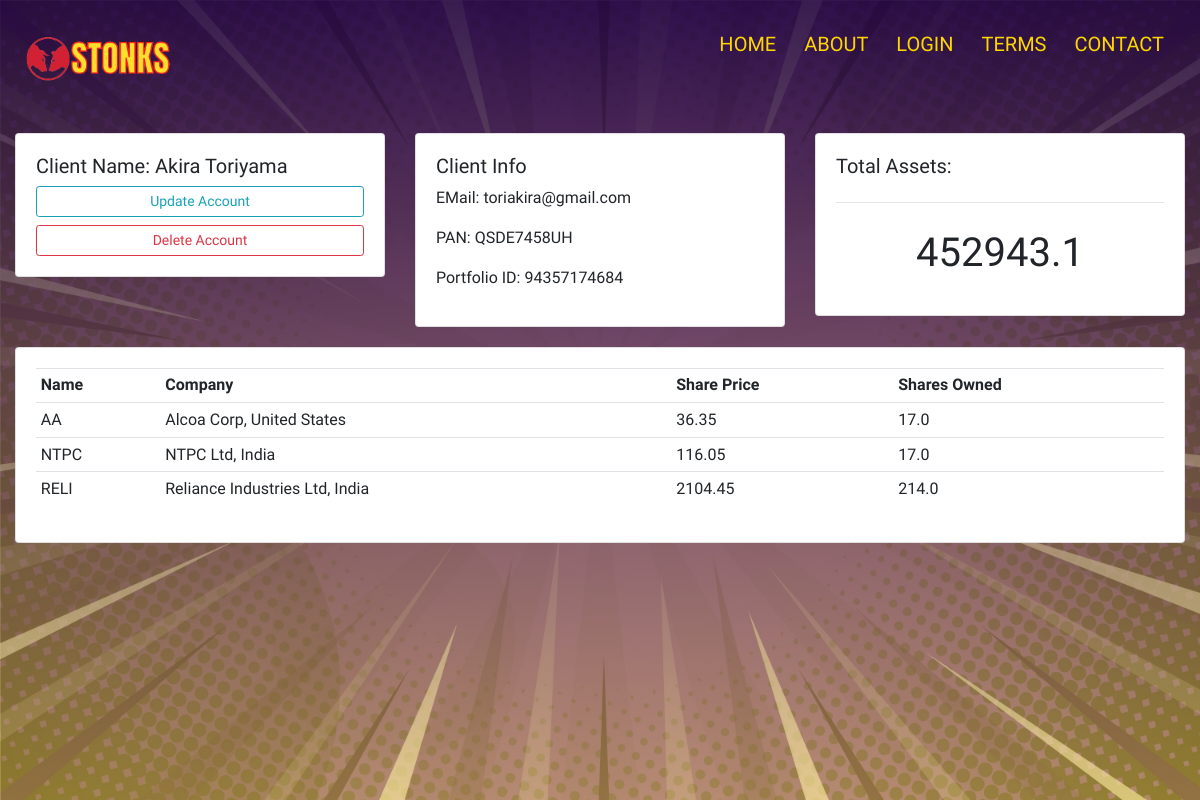
Screenshot of /client/5/ with the database file from the repository.
### accounts/models.py (models this page shows, shortened)
class Client(models.Model):
    CID = models.CharField(max_length = 12)
    Name = models.CharField(max_length = 50)
    Email = models.EmailField()
    Portfolio_ID = models.CharField(max_length = 15)
    PAN = models.CharField(max_length = 14)
    data_created = models.DateTimeField(auto_now_add = True)
    Password = models.CharField(max_length=20,default="1234")

class Client_Stock(models.Model):
    CID = models.ForeignKey(Client, on_delete = models.CASCADE)
    SID = models.ForeignKey(Stock, on_delete = models.CASCADE)
    Shares = models.FloatField()
    data_created = models.DateTimeField(auto_now_add=True)

class Stock(models.Model):
    SID = models.CharField(max_length=12)
    Name = models.CharField(max_length = 50)
    Price = models.FloatField()
    Company = models.CharField(max_length=50)
    data_created = models.DateTimeField(auto_now_add=True)

### accounts/views.py (the view)
# urls.py: path('client/<str:ID>/', views.client, name='client'),
def client(request, ID):
    client = Client.objects.get(id = ID)
    stocks = client.client_stock_set.all()
    assets = 0
    for S in stocks:
        assets += (S.Shares*S.SID.Price)
    context = {'client': client, 'stocks': stocks, 'assets': assets}
    return render(request, 'accounts/client.html', context)

### accounts/templates/accounts/client.html (shortened to what this page needs)
{% load static %}
<!DOCTYPE html>
<html>
<head>
	<link rel="stylesheet" href="https://stackpath.bootstrapcdn.com/bootstrap/4.3.1/css/bootstrap.min.css">
    <link rel="stylesheet" type="text/css" href="{% static '/css/client.css' %}">
</head>
<body>
    <section class="header">
	<nav>
        <a href="{% url 'home' %}"><img src="{% static '/images/03.png' %}"></a>
        <div class="nav-links">
            <ul>
                <li> <a href="{% url 'home' %}">HOME</a></li>
                <li> <a href="{% url 'about' %}">ABOUT</a></li>
                <li> <a href="{% url 'login' %}">LOGIN</a></li>
                <li> <a href="{% url 'terms' %}">TERMS</a></li>
                <li> <a href="{% url 'contact' %}">CONTACT</a></li>
            </ul>
        </div>
    </nav>
	<div class="container-fluid">
        <br>
        <div class="row">
            <div class="col-md">
                <div class="card card-body">
                    <h5>Client Name: {{client.Name}}</h5>
                    <a class="btn btn-outline-info  btn-sm btn-block" href="">Update Account</a>
                    <a class="btn btn-outline-danger  btn-sm btn-block" href="">Delete Account</a>
                </div>
            </div>
            <div class="col-md">
                <div class="card card-body">
                    <h5>Client Info</h5>
                    <p>EMail: {{client.Email}}</p>
                    <p>PAN: {{client.PAN}}</p>
                    <p>Portfolio ID: {{client.Portfolio_ID}}</p>
                </div>
            </div>
            <div class="col-md">
                <div class="card card-body">
                    <h5>Total Assets:</h5>
                    <hr>
                    <h1 style="text-align: center;padding: 10px">{{assets}}</h1>
                </div>
            </div>
        </div>
        <div class="row">
            <div class="col-md">
                <div class="card card-body">
                    <table class="table table-sm">
                        <tr>
                            <th>Name</th>
                            <th>Company</th>
                            <th>Share Price</th>
                            <th>Shares Owned</th>
                        </tr>
                        {% for S in stocks %}
				        <tr>
					    <td>{{S.SID.Name}}</td>
					    <td>{{S.SID.Company}}</td>
					    <td>{{S.SID.Price}}</td>
					    <td>{{S.Shares}}</td>
				        </tr>
				        {% endfor %}
                    </table>
                </div>
            </div>
        </div>
    </div>
    </section>
</body>
</html>

### static/css/client.css (style rules this page uses)
* { margin: 0; padding: 0; font-family: 'Maven Pro', sans-serif; }
nav { display: flex; padding: 1% 2%; justify-content: space-between; align-items: center; }
nav img { width: 150px; }
.nav-links ul li { list-style: none; display: inline-block; padding: 8px 12px; position: relative; }
.nav-links ul li a { color: gold; text-decoration: none; font-size: 20px; }
.nav-links ul li::after { content: ''; width: 0%; height: 4px; background:orangered; display: block; margin: auto; transition: 0.2s; }
.row { padding-bottom: 20px; }

### rows the page displays
Client: Name "Akira Toriyama", Email "toriakira@gmail.com", PAN "QSDE7458UH", Portfolio_ID "94357174684"
Client_Stock: SID.Name "AA", SID.Company "Alcoa Corp, United States", SID.Price "36.35", Shares "17.0"
Client_Stock: SID.Name "NTPC", SID.Company "NTPC Ltd, India", SID.Price "116.05", Shares "17.0"
Client_Stock: SID.Name "RELI", SID.Company "Reliance Industries Ltd, India", SID.Price "2104.45", Shares "214.0"

### other values shown
{{ assets }} "452943.1"
